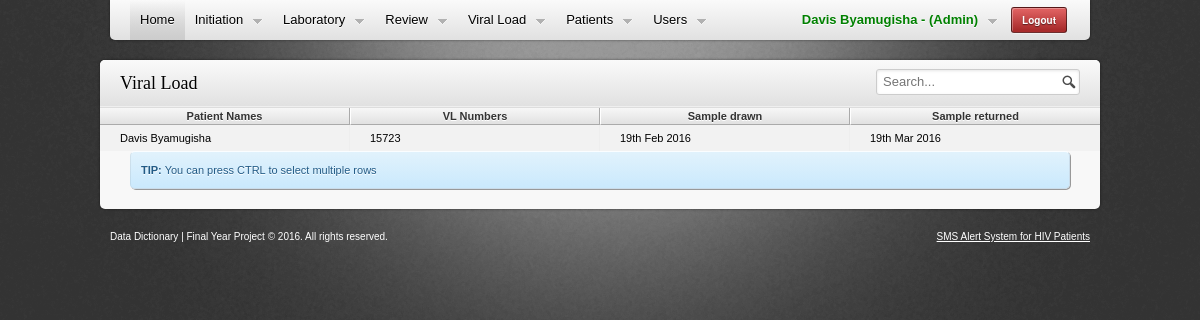
Screenshot of /view_viral_load.php (signed in) with the database file from the repository.
### tables this page shows
CREATE TABLE IF NOT EXISTS `viral_load` (
  `Viral_Load_Id` int(11) NOT NULL AUTO_INCREMENT,
  `VL_Numbers` varchar(45) DEFAULT NULL,
  `Date_Sample_Drawn` date DEFAULT NULL,
  `Date_Sample_Returned` date DEFAULT NULL,
  `Patient_Id` int(11) DEFAULT NULL,
  `Created_At` timestamp NOT NULL DEFAULT CURRENT_TIMESTAMP,
  PRIMARY KEY (`Viral_Load_Id`)
);

CREATE TABLE IF NOT EXISTS `patients` (
  `Patient_Id` int(11) NOT NULL AUTO_INCREMENT,
  `First_Name` varchar(60) NOT NULL,
  `Last_Name` varchar(60) NOT NULL,
  `Sex` varchar(3) NOT NULL,
  `Phone` varchar(45) NOT NULL,
  `Date_Of_Birth` date NOT NULL,
  `District` varchar(45) NOT NULL,
  `Subcounty` varchar(45) NOT NULL,
  `Parish` varchar(45) NOT NULL,
  `Village` varchar(45) NOT NULL,
  `Care_Entry_Point` varchar(60) NOT NULL,
  `Treatment_Supporter` varchar(60) NOT NULL,
  `Created_At` timestamp NOT NULL DEFAULT CURRENT_TIMESTAMP,
  PRIMARY KEY (`Patient_Id`)
);

### init.php (called while the page is built, shortened)
    <?php
function streamline_date($date) {
    $create_date = date_create($date);
    $new_date = date_format($create_date, 'jS M Y');
    return $new_date;
}
function get_full_name($current_id, $id_column, $name_column, $name_column2, $table) {
    $row = mysql_query("select $id_column,$name_column,$name_column2 from $table where $id_column='$current_id'");
    $row = mysql_fetch_array($row);
    $name = $row[1] . "  " . $row[2];
    return $name;
}

### view_viral_load.php (the view, shortened to what this page needs)
<!DOCTYPE html>
<html lang="en">
    <head>
        <link rel="stylesheet" media="screen" href="css/reset.css" />
        <link rel="stylesheet" media="screen" href="css/grid.css" />
        <link rel="stylesheet" media="screen" href="css/style.css" />
        <link rel="stylesheet" media="screen" href="css/messages.css" />
        <link rel="stylesheet" media="screen" href="css/forms.css" />
        <link rel="stylesheet" media="screen" href="css/tables.css" />
        <meta http-equiv="Content-Type" content="text/html; charset=utf-8" /></head>
    <body>
        <div id="wrapper">
            <?php
            include("includes/header_menu.php");
            ?>
            <section>
                <div class="container_8 clearfix">
                    <div class="main-content">
                        <header>
                            <input type="text" class="search fr" placeholder="Search..." />
                            <h2>Viral Load</h2>
                        </header>
                        <section class="with-table">
                            <table class="datatable tablesort selectable paginate full">
                                <thead>
                                    <tr>
                                        <th>Patient Names</th>
                                        <th>VL Numbers</th>
                                        <th>Sample drawn</th>
                                        <th>Sample returned</th>
                                    </tr>
                                </thead>
                                <tbody>
                                    <?php
                                    include 'init.php';
                                    $query = mysql_query("select * from viral_load order by Viral_Load_Id desc");
                                    while ($row = mysql_fetch_assoc($query)) {
                                        ?>
                                        <tr>
                                            <td><?php echo get_full_name($row['Patient_Id'], "Patient_Id", "First_Name", "Last_name", "patients"); ?></td>
                                            <td><?php echo $row['VL_Numbers'] ?></td>
                                             <td><?php echo streamline_date($row['Date_Sample_Drawn']); ?></td>
                                            <td><?php echo streamline_date($row['Date_Sample_Returned']); ?></td>
                                        </tr>
                                        <?php
                                    }
                                    ?>
                                </tbody>
                            </table>
                            <div class="container_6 clearfix">
                                <div class="grid_6">
                                    <div class="message info"><b>TIP:</b> You can press CTRL to select multiple rows</div>
                                </div>
                            </div>
                        </section>
                    </div>
            </section>
        </div>
<?php include("includes/footer.php"); ?>
</body>
</html>

### css/grid.css (style rules this page uses)
.container_8 { margin-left: auto; margin-right: auto; width: 1000px; }
.grid_1, .grid_2, .grid_3, .grid_4, .grid_5, .grid_6, .grid_7, .grid_8 { display:inline; float: left; position: relative; margin-left: 10px; margin-right: 10px; }
.container_8 .grid_6 { width:730px; }
.container_6 { margin-left: auto; margin-right: auto; width: 960px; }
.grid_1, .grid_2, .grid_3, .grid_4, .grid_5, .grid_6 { display:inline; float: left; position: relative; margin-left: 10px; margin-right: 10px; }
.container_6 .grid_6 { width:940px; }
.clearfix:after { visibility: hidden; display: block; font-size: 0; content: " "; clear: both; height: 0; }

### css/style.css (style rules this page uses)
body { font:normal normal normal 11px/16px 'Lucida Grande','Lucida Sans Unicode',Helvetica,Arial,Verdana,sans-serif;overflow:-moz-scrollbars-vertical;background:#333 url(../images/bg.png) no-repeat center top; }
h2 { font-size:18px; }
h1,h2,h3,h4,h5,h6,p { margin:1em 0; }
h1,h2,h3 { color:#000; }
h1,h2,h3,b,strong,caption,th,thead,dt,legend { font-weight:bold; }
.fr { float:right!important; }
#wrapper>section { padding-top:60px; }
.main-content { background:#f8f8f8;-moz-box-shadow:0 0 3px #555;-moz-box-shadow:0 0 3px rgba(0,0,0,0.5);-webkit-box-shadow:0 0 3px #555;-webkit-box-shadow:0 0 3px rgba(0,0,0,0.5);-khtml-box-shadow:0 0 3px #555;-khtml-box-shadow:0 0 3px rgba(0,0,0,0.5);box-shadow:0 0 3px rgba(0,0,0,0.5);-moz-border-radius:5px;-webkit-border-radius:5px;-khtml-border-radius:5px;border-radius:5px;margin-bottom:20px;position:relative;z-index:1; }
.main-content>header { background:#e1e1e1;background:-moz-linear-gradient(top,#fafafa,#e1e1e1);background:-webkit-gradient(linear,left top,left bottom,from(#fafafa),to(#e1e1e1));-pie-background:linear-gradient(top,#fafafa,#e1e1e1);border-bottom:1px solid #efefef;-moz-border-radius:5px 5px 0 0;-webkit-border-top-left-radius:5px;-webkit-border-top-right-radius:5px;-khtml-border-radius:5px 5px 0 0;border-radius:5px 5px 0 0;-moz-box-shadow:0 1px 0 #ddd;-webkit-box-shadow:0 1px 0 #ddd;-khtml-box-shadow:0 1px 0 #ddd;box-shadow:0 1px 0 #ddd;padding:15px 20px;position:relative; }
.main-content>header h2 { font-family:Georgia,'Times New Roman','Bitstream Charter',Times,serif;font-weight:normal;font-size:18px;margin:0;text-shadow:0 1px 0 #fff; }
.main-content>header input { position:relative;top:-6px; }
.main-content>section { -moz-border-radius:0 0 5px 5px;-webkit-border-bottom-left-radius:5px;-webkit-border-bottom-right-radius:5px;-khtml-border-radius:0 0 5px 5px;border-radius:0 0 5px 5px;padding:20px;overflow:hidden; }

### css/messages.css (style rules this page uses)
.message { border-top:1px solid #fff!important;border-top:1px solid rgba(255,255,255,0.9)!important;border-left:1px solid #fff!important;border-left:1px solid rgba(100,100,100,0.1)!important;padding:10px;-moz-border-radius:5px;-webkit-border-radius:5px;-khtml-border-radius:5px;border-radius:5px;margin-bottom:10px;-moz-box-shadow:1px 1px 0 #999;-webkit-box-shadow:1px 1px 0 #999;box-shadow:1px 1px 0 #999;position:relative; }
.message.info { border:1px solid #cadcea;background:#e1f2fc;background:-webkit-gradient(linear,left top,left bottom,from(#e1f2fc),to(#cae9fd));background:-moz-linear-gradient(top,#e1f2fc,#cae9fd);-pie-background:linear-gradient(top,#e1f2fc,#cae9fd);color:#225b86;text-shadow:0 1px 0 #fff; }

### css/forms.css (style rules this page uses)
input, textarea, select { outline: none; }
input { position: relative; }
.ui-select, .ui-select .ui-select-value, textarea, input[type=text], input[type=password], input[type=email], input[type=url], input[type=date], input[type=number], input[type=time], input[type=date], .ui-date, .ui-file { background-color: #fff; -moz-border-radius: 3px; -webkit-border-radius: 3px; -khtml-border-radius: 3px; border-radius: 3px; border: 1px solid #ccc; padding: 4px 6px; -moz-box-shadow: inset 0 1px 3px rgba(0,0,0,0.1); -webkit-box-shadow: inset 0 1px 3px rgba(0,0,0,0.1); box-shadow: inset 0 1px 3px rgba(0,0,0,0.1); font: 13px/16px Arial, sans-serif !important; }
input.search { background: #fff url(../images/search.png) no-repeat right center; padding-right: 20px !important; }

### rows the page displays
viral_load: Patient_Id.Last_Name "Davis Byamugisha", VL_Numbers "15723", Date_Sample_Drawn "19th Feb 2016", Date_Sample_Returned "19th Mar 2016"

### other values shown
$_SESSION['full_names'] "Davis Byamugisha"
$_SESSION['user_type'] "Admin"
